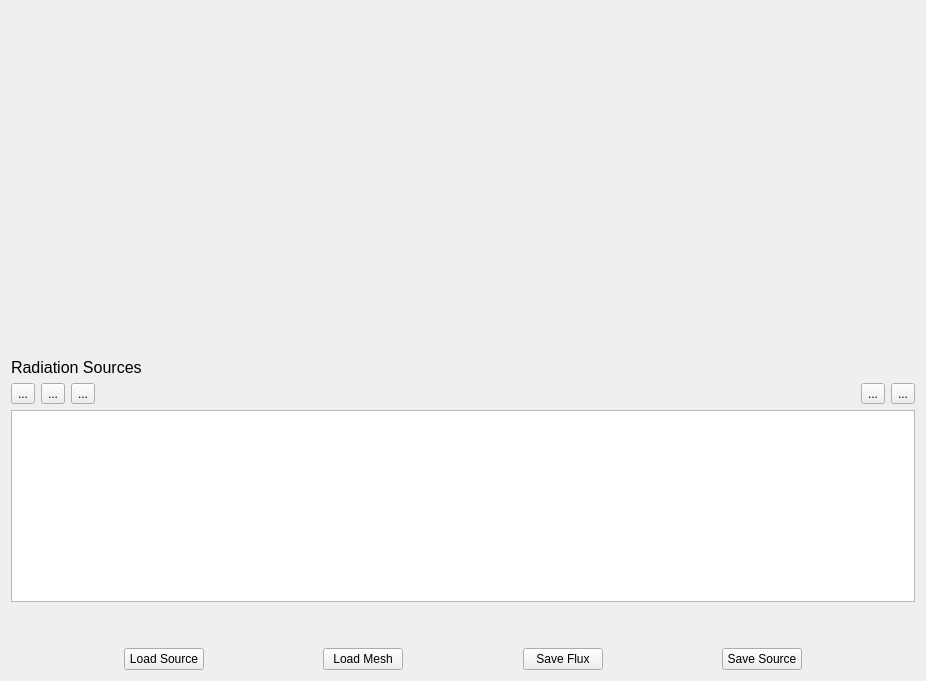
<?xml version="1.0" encoding="UTF-8"?>
<ui version="4.0">
 <class>Form</class>
 <widget class="QWidget" name="Form">
  <property name="geometry">
   <rect>
    <x>0</x>
    <y>0</y>
    <width>926</width>
    <height>681</height>
   </rect>
  </property>
  <property name="windowTitle">
   <string>Form</string>
  </property>
  <layout class="QVBoxLayout" name="verticalLayout" stretch="10,0,0,0,0,0">
   <item>
    <widget class="QWidget" name="graphicsHost" native="true"/>
   </item>
   <item>
    <widget class="QLabel" name="label">
     <property name="font">
      <font>
       <pointsize>12</pointsize>
      </font>
     </property>
     <property name="text">
      <string>Radiation Sources</string>
     </property>
    </widget>
   </item>
   <item>
    <layout class="QHBoxLayout" name="horizontalLayout_2">
     <item>
      <widget class="QToolButton" name="viewAllMesh">
       <property name="toolTip">
        <string>View all </string>
       </property>
       <property name="text">
        <string>...</string>
       </property>
      </widget>
     </item>
     <item>
      <widget class="QToolButton" name="showCentroid">
       <property name="toolTip">
        <string>Show/Hide Centroid Axes</string>
       </property>
       <property name="text">
        <string>...</string>
       </property>
      </widget>
     </item>
     <item>
      <widget class="QToolButton" name="showLights">
       <property name="toolTip">
        <string>Show/Hide Sources</string>
       </property>
       <property name="text">
        <string>...</string>
       </property>
      </widget>
     </item>
     <item>
      <spacer name="horizontalSpacer_4">
       <property name="orientation">
        <enum>Qt::Horizontal</enum>
       </property>
       <property name="sizeHint" stdset="0">
        <size>
         <width>40</width>
         <height>20</height>
        </size>
       </property>
      </spacer>
     </item>
     <item>
      <widget class="QToolButton" name="addSourceButton">
       <property name="toolTip">
        <string>Add radiation source</string>
       </property>
       <property name="text">
        <string>...</string>
       </property>
      </widget>
     </item>
     <item>
      <widget class="QToolButton" name="removeSourceButton">
       <property name="toolTip">
        <string>Remove radiation source</string>
       </property>
       <property name="text">
        <string>...</string>
       </property>
      </widget>
     </item>
    </layout>
   </item>
   <item>
    <widget class="QTableWidget" name="sourceTable"/>
   </item>
   <item>
    <spacer name="verticalSpacer">
     <property name="orientation">
      <enum>Qt::Vertical</enum>
     </property>
     <property name="sizeHint" stdset="0">
      <size>
       <width>20</width>
       <height>40</height>
      </size>
     </property>
    </spacer>
   </item>
   <item>
    <layout class="QHBoxLayout" name="horizontalLayout">
     <item>
      <spacer name="horizontalSpacer_5">
       <property name="orientation">
        <enum>Qt::Horizontal</enum>
       </property>
       <property name="sizeHint" stdset="0">
        <size>
         <width>40</width>
         <height>20</height>
        </size>
       </property>
      </spacer>
     </item>
     <item>
      <widget class="QPushButton" name="loadScene">
       <property name="toolTip">
        <string>Load file defining sources</string>
       </property>
       <property name="text">
        <string>Load Source</string>
       </property>
      </widget>
     </item>
     <item>
      <spacer name="horizontalSpacer">
       <property name="orientation">
        <enum>Qt::Horizontal</enum>
       </property>
       <property name="sizeHint" stdset="0">
        <size>
         <width>40</width>
         <height>20</height>
        </size>
       </property>
      </spacer>
     </item>
     <item>
      <widget class="QPushButton" name="loadMesh">
       <property name="text">
        <string>Load Mesh</string>
       </property>
      </widget>
     </item>
     <item>
      <spacer name="horizontalSpacer_3">
       <property name="orientation">
        <enum>Qt::Horizontal</enum>
       </property>
       <property name="sizeHint" stdset="0">
        <size>
         <width>40</width>
         <height>20</height>
        </size>
       </property>
      </spacer>
     </item>
     <item>
      <widget class="QPushButton" name="saveFlux">
       <property name="toolTip">
        <string>Save the flux definition</string>
       </property>
       <property name="text">
        <string>Save Flux</string>
       </property>
      </widget>
     </item>
     <item>
      <spacer name="horizontalSpacer_6">
       <property name="orientation">
        <enum>Qt::Horizontal</enum>
       </property>
       <property name="sizeHint" stdset="0">
        <size>
         <width>40</width>
         <height>20</height>
        </size>
       </property>
      </spacer>
     </item>
     <item>
      <widget class="QPushButton" name="saveDefinition">
       <property name="toolTip">
        <string>Save source definition</string>
       </property>
       <property name="text">
        <string>Save Source</string>
       </property>
      </widget>
     </item>
     <item>
      <spacer name="horizontalSpacer_2">
       <property name="orientation">
        <enum>Qt::Horizontal</enum>
       </property>
       <property name="sizeHint" stdset="0">
        <size>
         <width>40</width>
         <height>20</height>
        </size>
       </property>
      </spacer>
     </item>
    </layout>
   </item>
  </layout>
 </widget>
 <resources/>
 <connections/>
</ui>
